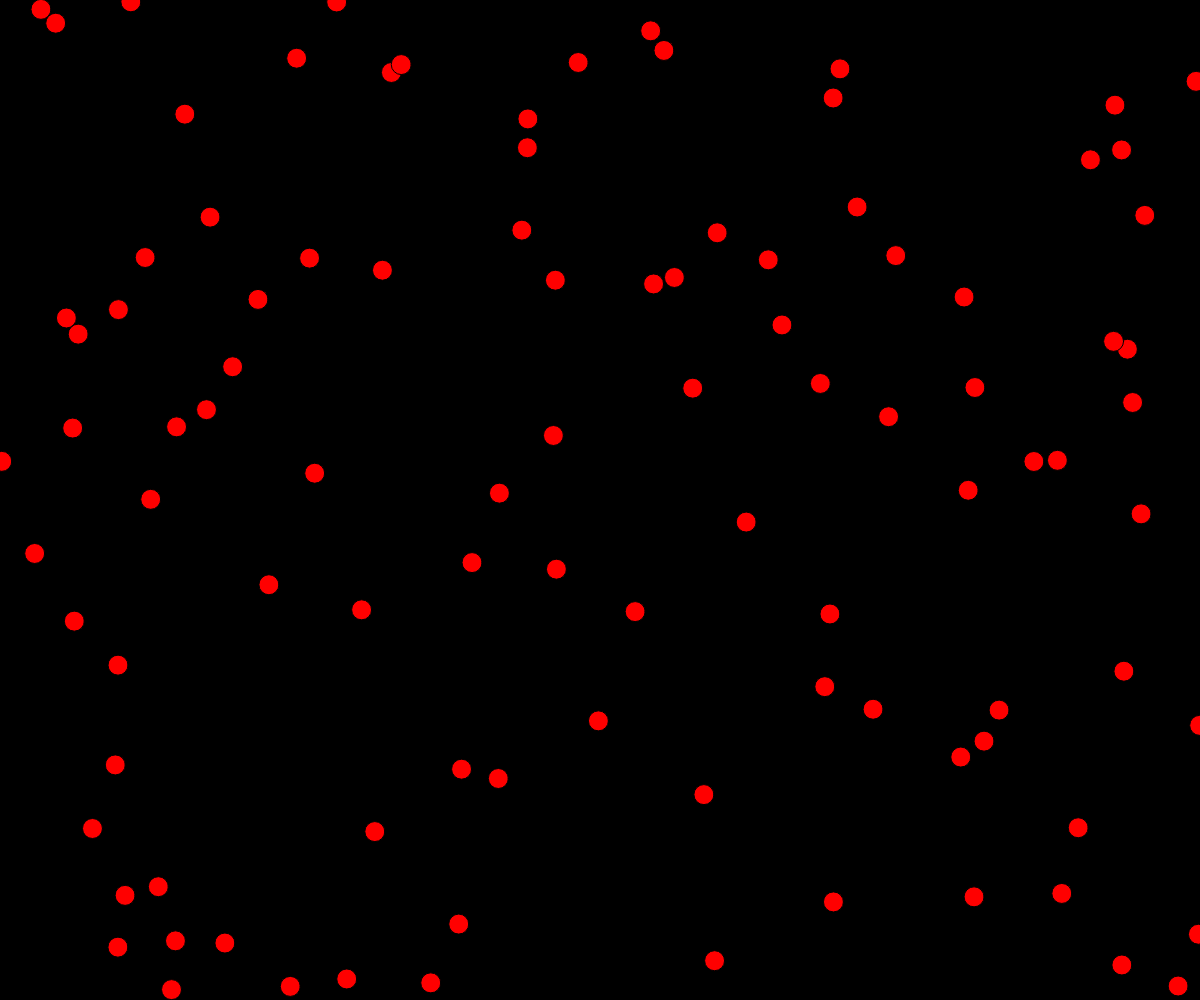
Frame 1 (no input)
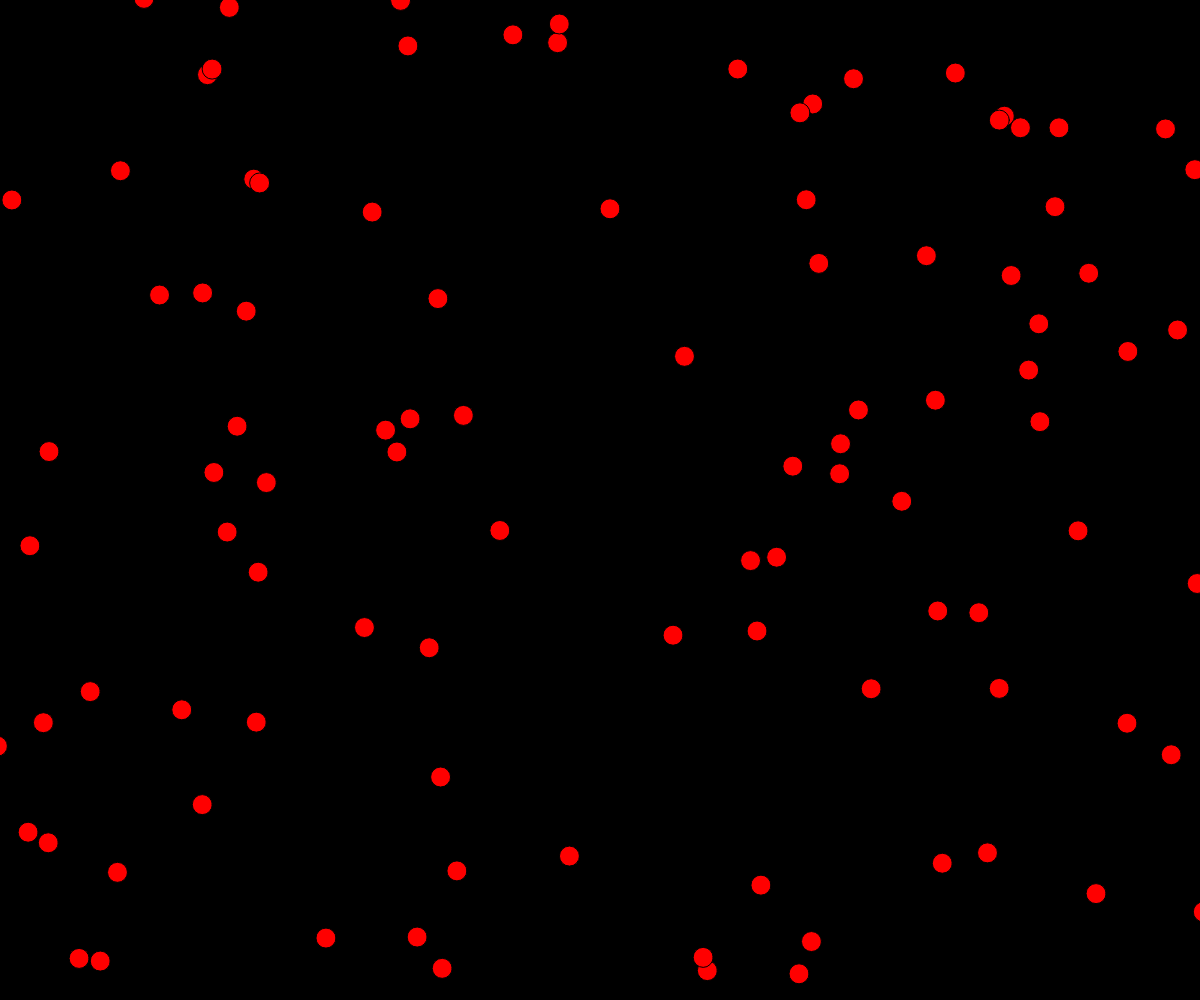
Frame 60 (no input)
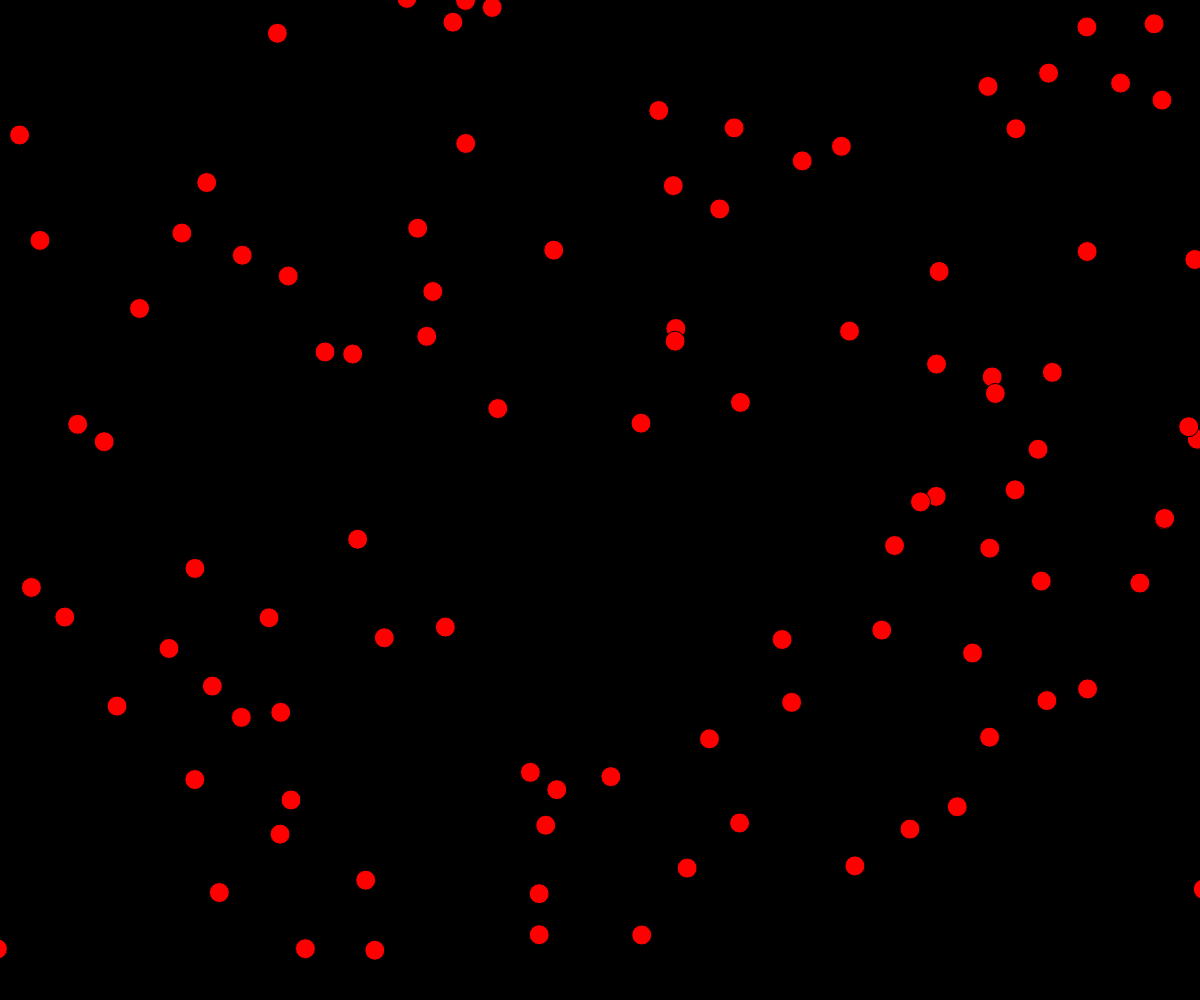
Frame 120 (the mouse pressed at the canvas centre since frame 60)

The p5.js sketch that drew these frames (run headless with seeded random() and noise() and a simulated clock; from frame 60 on, the mouse is pressed at the canvas centre):

// p5.js sketch
// ── sketch.js
let x;
let y;
let r;
let r1;
let r2;
let mennesker = [];
let n = 100;
function setup() {
  x = windowWidth / 2;
  y = windowHeight / 2;
  r = 10;
  r1 = 1;
  r2 = 1;

  createCanvas(windowWidth, windowHeight);

  for (let i = 0; i < n; i++) {
    mennesker.push(
      new Menneske(
        random(0, windowWidth),
        random(0, windowHeight),
        r,
        random(-5, 5),
        random(-5, 5)
      )
    );
  }
}

function draw() {
  background(0);
  for (let i = 0; i < n; i++) {
    mennesker[i].draw();
    mennesker[i].collision(windowWidth, windowHeight);
  }

  // 1. det er fordi at hvis ikke r var med så ville den først bounce når den rammer midten af cirklen men når vi tager radius med så kommer den til at bounce når den rammer midten plus radius
  // 2. så kommer den til at bevæge sig hurtigere
  // 3. det er for at den går den modsatte vej end at den ikke bare fortsætter ud af lærredet.
}
class Menneske {
  constructor(x, y, radius, retning_x, retning_y) {
    this.x = x;
    this.y = y;
    this.radius = radius;
    this.retning_x = retning_x;
    this.retning_y = retning_y;
    this.usmittet = color(222, 223, 224);
    this.smittet = color(255, 0, 0);
    this.rask = color(0, 255, 0);
  }
  colliding(other) {
    return dist(this.x, this.y, other.x, other.y) < this.radius + other.radius;
  }

  draw() {
    fill(this.usmittet);
    for (let i = 0; i < mennesker.length; i++) {
      if (this.colliding(mennesker[i])) {
        fill(this.smittet);
      } else if (false) {
        fill(this.rask);
      }
    }

    circle(this.x, this.y, this.radius * 2);
  }

  collision(windowWidth, windowHeight) {
    if (this.x + this.radius > windowWidth) {
      this.retning_x = -this.retning_x;
    }
    if (this.x - this.radius <= 0) {
      this.retning_x = -this.retning_x;
    }
    if (this.y + this.radius > windowHeight) {
      this.retning_y = -this.retning_y;
    }
    if (this.y - this.radius <= 0) {
      this.retning_y = -this.retning_y;
    }
    this.x = this.x + this.retning_x;
    this.y = this.y + this.retning_y;
  }
}
